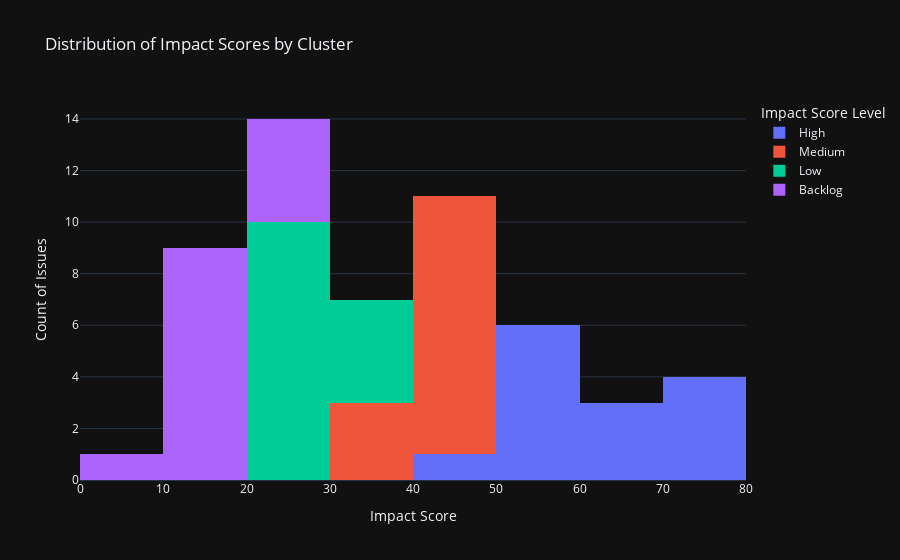

Source (notebook cell):
### Markdown cell above
## Data Visualizations

### Code cell
# Distribution plot based on Impact Score
fig = px.histogram(issues_group,
                     x='Impact_Score',
                   color='Impact_Score_Quadrant',
                     title='Distribution of Impact Scores by Cluster')
fig.update_layout(
    xaxis_title='Impact Score',
    yaxis_title='Count of Issues',
    legend_title_text='Impact Score Level'
)
fig.show()

### Figure 1 — Plotly figure (JSON) as saved in the notebook; plotly's stock layout.template omitted (floating-point values rounded to 4 significant figures)
{"data": [{"alignmentgroup": "True", "bingroup": "x", "hovertemplate": "Impact_Score_Quadrant=High<br>Impact_Score=%{x}<br>count=%{y}<extra></extra>", "legendgroup": "High", "marker": {"color": "#636efa", "pattern": {"shape": ""}}, "name": "High", "offsetgroup": "High", "orientation": "v", "showlegend": true, "x": [74.05, 71.08, 70.24, 70.21, 65.01, 64.93, 62.18, 59.66, 56.71, 53.26, 52.6, 52.39, 51.23, 49.16], "xaxis": "x", "yaxis": "y", "type": "histogram"}, {"alignmentgroup": "True", "bingroup": "x", "hovertemplate": "Impact_Score_Quadrant=Medium<br>Impact_Score=%{x}<br>count=%{y}<extra></extra>", "legendgroup": "Medium", "marker": {"color": "#EF553B", "pattern": {"shape": ""}}, "name": "Medium", "offsetgroup": "Medium", "orientation": "v", "showlegend": true, "x": [47.54, 45.9, 45.11, 44.73, 43.75, 43.72, 42.4, 42.4, 42.21, 40.38, 38.76, 38.55, 35.44], "xaxis": "x", "yaxis": "y", "type": "histogram"}, {"alignmentgroup": "True", "bingroup": "x", "hovertemplate": "Impact_Score_Quadrant=Low<br>Impact_Score=%{x}<br>count=%{y}<extra></extra>", "legendgroup": "Low", "marker": {"color": "#00cc96", "pattern": {"shape": ""}}, "name": "Low", "offsetgroup": "Low", "orientation": "v", "showlegend": true, "x": [34.04, 33.37, 31.33, 31.19, 29.81, 29.3, 28.68, 28.57, 28.14, 26.76, 25.72, 25.48, 25.48, 24.86], "xaxis": "x", "yaxis": "y", "type": "histogram"}, {"alignmentgroup": "True", "bingroup": "x", "hovertemplate": "Impact_Score_Quadrant=Backlog<br>Impact_Score=%{x}<br>count=%{y}<extra></extra>", "legendgroup": "Backlog", "marker": {"color": "#ab63fa", "pattern": {"shape": ""}}, "name": "Backlog", "offsetgroup": "Backlog", "orientation": "v", "showlegend": true, "x": [24.03, 22.61, 21.78, 21.56, 19.33, 19.19, 19.19, 19.0, 18.24, 14.23, 13.66, 13.47, 10.05, 9.665], "xaxis": "x", "yaxis": "y", "type": "histogram"}], "layout": {"xaxis": {"anchor": "y", "domain": [0.0, 1.0], "title": {"text": "Impact Score"}}, "yaxis": {"anchor": "x", "domain": [0.0, 1.0], "title": {"text": "Count of Issues"}}, "legend": {"title": {"text": "Impact Score Level"}, "tracegroupgap": 0}, "title": {"text": "Distribution of Impact Scores by Cluster"}, "barmode": "relative"}}
